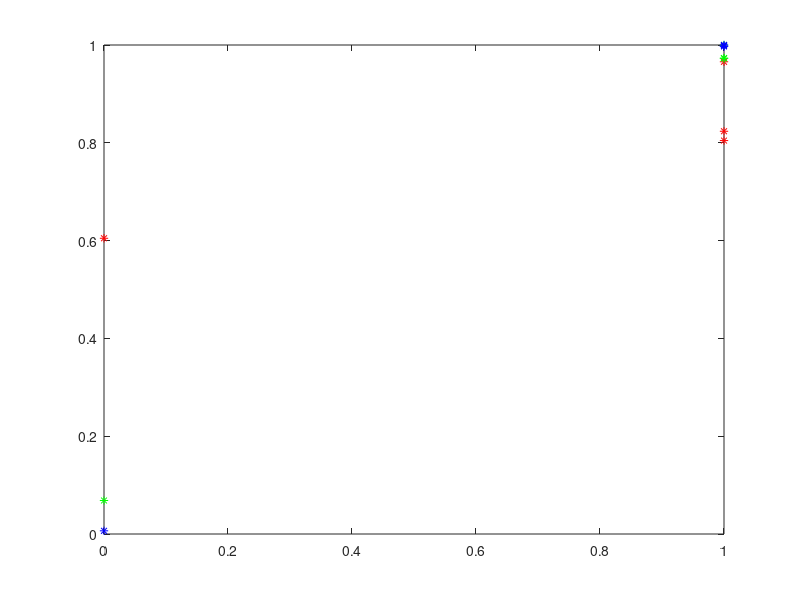

Write the MATLAB code that produced this figure.

input = [0 0; 0 1; 1 0; 1 1];
numIn = 4;
desired_out = [0;1;1;1];
bias = -1;
coeff = 0.7;
rand('state',sum(100*clock));
weights = -1*2.*rand(3,1);



iterations = 10;
for i = 1:iterations
     out = zeros(4,1);
     for j = 1:numIn
          y = bias*weights(1,1)+...
               input(j,1)*weights(2,1)+input(j,2)*weights(3,1);
          out(j) = 1/(1+exp(-y));
          delta = desired_out(j)-out(j);
          weights(1,1) = weights(1,1)+coeff*bias*delta;
          weights(2,1) = weights(2,1)+coeff*input(j,1)*delta;
          weights(3,1) = weights(3,1)+coeff*input(j,2)*delta;
     end
end

disp('After 10 iterations (red)');
disp('weights:');
disp(weights);
disp('outputs:');
disp(out);
iterations = 100;
for i = 1:iterations
     out100 = zeros(4,1);
     for j = 1:numIn
          y = bias*weights(1,1)+...
               input(j,1)*weights(2,1)+input(j,2)*weights(3,1);
          out100(j) = 1/(1+exp(-y));
          delta = desired_out(j)-out100(j);
          weights(1,1) = weights(1,1)+coeff*bias*delta;
          weights(2,1) = weights(2,1)+coeff*input(j,1)*delta;
          weights(3,1) = weights(3,1)+coeff*input(j,2)*delta;
     end
end

disp('After 100 iterations (green)');
disp('weights:');
disp(weights);
disp('outputs:');
disp(out100);
iterations = 1000;
for i = 1:iterations
     out1000 = zeros(4,1);
     for j = 1:numIn
          y = bias*weights(1,1)+...
               input(j,1)*weights(2,1)+input(j,2)*weights(3,1);
          out1000(j) = 1/(1+exp(-y));
          delta = desired_out(j)-out1000(j);
          weights(1,1) = weights(1,1)+coeff*bias*delta;
          weights(2,1) = weights(2,1)+coeff*input(j,1)*delta;
          weights(3,1) = weights(3,1)+coeff*input(j,2)*delta;
     end
end

x=desired_out;
plot(x,out,'r*',x,out100,'g*',x,out1000,'b*');
disp('After 1000 iterations (blue)');
disp('weights:');
disp(weights);
disp('outputs:');
disp(out1000);
